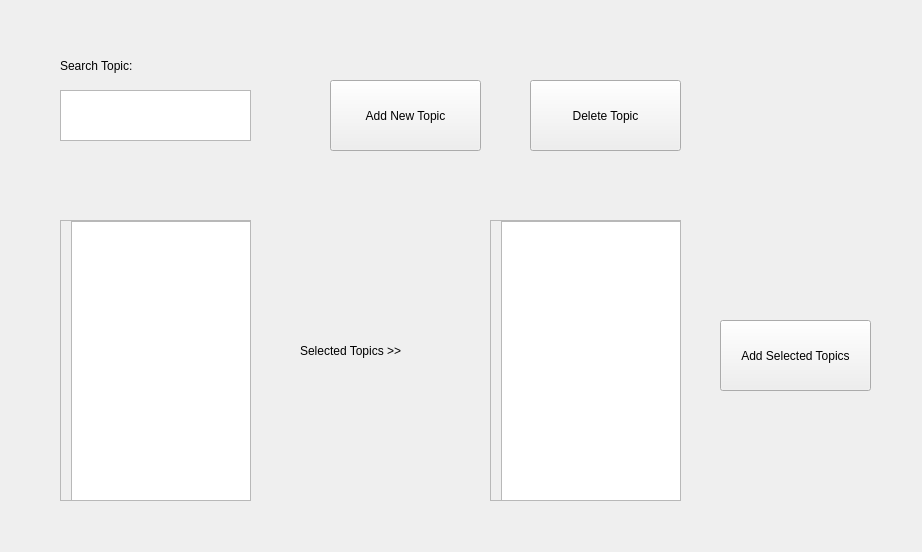
<?xml version="1.0" encoding="UTF-8"?>
<ui version="4.0">
 <class>TopicView</class>
 <widget class="QWidget" name="TopicView">
  <property name="geometry">
   <rect>
    <x>0</x>
    <y>0</y>
    <width>922</width>
    <height>552</height>
   </rect>
  </property>
  <property name="windowTitle">
   <string>Form</string>
  </property>
  <widget class="QScrollArea" name="scrollArea">
   <property name="geometry">
    <rect>
     <x>60</x>
     <y>220</y>
     <width>191</width>
     <height>281</height>
    </rect>
   </property>
   <property name="widgetResizable">
    <bool>true</bool>
   </property>
   <widget class="QWidget" name="scrollAreaWidgetContents">
    <property name="geometry">
     <rect>
      <x>0</x>
      <y>0</y>
      <width>189</width>
      <height>279</height>
     </rect>
    </property>
    <widget class="QListWidget" name="topicListWidget">
     <property name="geometry">
      <rect>
       <x>10</x>
       <y>0</y>
       <width>181</width>
       <height>281</height>
      </rect>
     </property>
    </widget>
   </widget>
  </widget>
  <widget class="QPushButton" name="addNewTopic">
   <property name="geometry">
    <rect>
     <x>330</x>
     <y>80</y>
     <width>151</width>
     <height>71</height>
    </rect>
   </property>
   <property name="text">
    <string>Add New Topic</string>
   </property>
  </widget>
  <widget class="QPushButton" name="addNewTopic_2">
   <property name="geometry">
    <rect>
     <x>530</x>
     <y>80</y>
     <width>151</width>
     <height>71</height>
    </rect>
   </property>
   <property name="text">
    <string>Delete Topic</string>
   </property>
  </widget>
  <widget class="QPlainTextEdit" name="searchTopicText">
   <property name="geometry">
    <rect>
     <x>60</x>
     <y>90</y>
     <width>191</width>
     <height>51</height>
    </rect>
   </property>
  </widget>
  <widget class="QLabel" name="label">
   <property name="geometry">
    <rect>
     <x>60</x>
     <y>50</y>
     <width>181</width>
     <height>31</height>
    </rect>
   </property>
   <property name="text">
    <string>Search Topic:</string>
   </property>
  </widget>
  <widget class="QScrollArea" name="scrollArea_2">
   <property name="geometry">
    <rect>
     <x>490</x>
     <y>220</y>
     <width>191</width>
     <height>281</height>
    </rect>
   </property>
   <property name="widgetResizable">
    <bool>true</bool>
   </property>
   <widget class="QWidget" name="scrollAreaWidgetContents_2">
    <property name="geometry">
     <rect>
      <x>0</x>
      <y>0</y>
      <width>189</width>
      <height>279</height>
     </rect>
    </property>
    <widget class="QListWidget" name="topicListSelectedWidget">
     <property name="geometry">
      <rect>
       <x>10</x>
       <y>0</y>
       <width>181</width>
       <height>281</height>
      </rect>
     </property>
    </widget>
   </widget>
  </widget>
  <widget class="QLabel" name="label_2">
   <property name="geometry">
    <rect>
     <x>300</x>
     <y>300</y>
     <width>151</width>
     <height>101</height>
    </rect>
   </property>
   <property name="text">
    <string>Selected Topics &gt;&gt;</string>
   </property>
  </widget>
  <widget class="QPushButton" name="addTopicsButton">
   <property name="geometry">
    <rect>
     <x>720</x>
     <y>320</y>
     <width>151</width>
     <height>71</height>
    </rect>
   </property>
   <property name="text">
    <string>Add Selected Topics</string>
   </property>
  </widget>
 </widget>
 <resources/>
 <connections/>
</ui>
